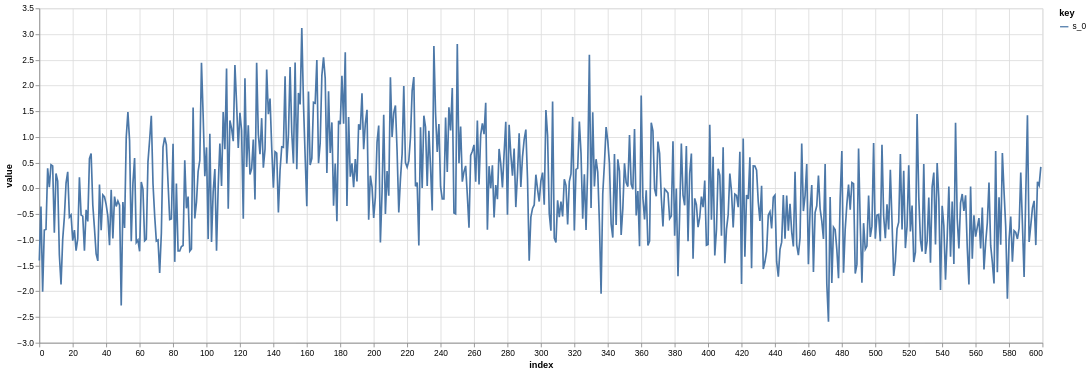

The notebook cell saved with this chart:
### Code cell
n_signals_to_plot = 1
trapallada.plot.signals_array(ds[javi_df.tail(n_signals_to_plot).index][1].numpy().squeeze(axis=1))
# ds[javi_df.tail(n_signals_to_plot).index][1].shape

### Figure 1 — Vega-Lite specification as saved in the notebook (floating-point values rounded to 4 significant figures; data arrays with more than 128 entries replaced by an {"elided": "..."} marker saying what was removed)
{"config": {"view": {"continuousWidth": 300, "continuousHeight": 300}}, "data": {"name": "data-758689d4086a385b54bd1ece2ca32c03"}, "mark": {"type": "line"}, "encoding": {"color": {"field": "key", "type": "nominal"}, "x": {"field": "index", "type": "quantitative"}, "y": {"field": "value", "type": "quantitative"}}, "height": 400, "transform": [{"fold": ["s_0"]}], "width": 1200, "$schema": "https://vega.github.io/schema/vega-lite/v5.8.0.json", "datasets": {"data-758689d4086a385b54bd1ece2ca32c03": {"elided": "600 records"}}}
